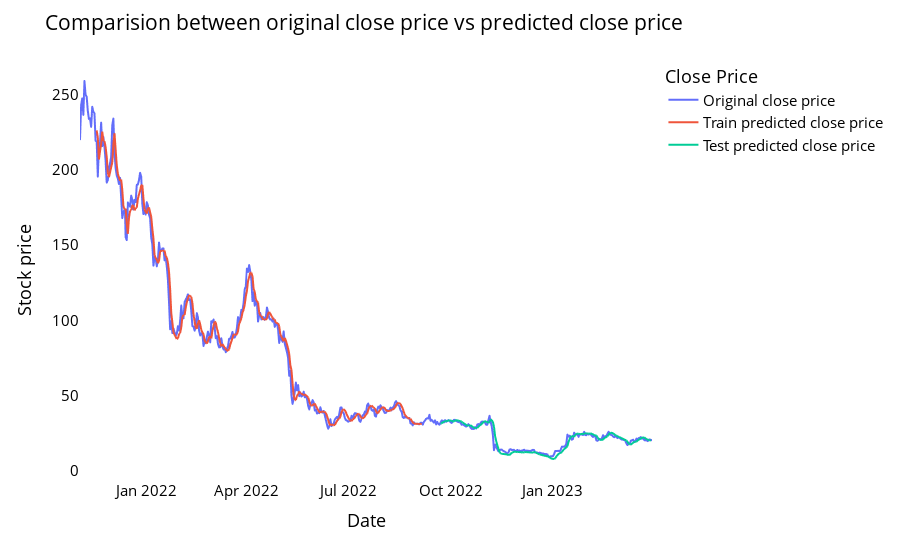

Here is the notebook cell this chart was saved with:
### Code cell
# shift train predictions for plotting

look_back=time_step
trainPredictPlot = np.empty_like(closedf)
trainPredictPlot[:, :] = np.nan
trainPredictPlot[look_back:len(train_predict)+look_back, :] = train_predict
print("Train predicted data: ", trainPredictPlot.shape)

# shift test predictions for plotting
testPredictPlot = np.empty_like(closedf)
testPredictPlot[:, :] = np.nan
testPredictPlot[len(train_predict)+(look_back*2)+1:len(closedf)-1, :] = test_predict
print("Test predicted data: ", testPredictPlot.shape)

names = cycle(['Original close price','Train predicted close price','Test predicted close price'])


plotdf = pd.DataFrame({'date': close_stock['Date'],
                       'original_close': close_stock['Close'],
                      'train_predicted_close': trainPredictPlot.reshape(1,-1)[0].tolist(),
                      'test_predicted_close': testPredictPlot.reshape(1,-1)[0].tolist()})

fig = px.line(plotdf,x=plotdf['date'], y=[plotdf['original_close'],plotdf['train_predicted_close'],
                                          plotdf['test_predicted_close']],
              labels={'value':'Stock price','date': 'Date'})
fig.update_layout(title_text='Comparision between original close price vs predicted close price',
                  plot_bgcolor='white', font_size=15, font_color='black', legend_title_text='Close Price')
fig.for_each_trace(lambda t:  t.update(name = next(names)))

fig.update_xaxes(showgrid=False)
fig.update_yaxes(showgrid=False)
fig.show()

### Figure 1 — Plotly figure (JSON) as saved in the notebook; plotly's stock layout.template omitted (floating-point values rounded to 4 significant figures; data arrays with more than 128 entries replaced by an {"elided": "..."} marker saying what was removed)
{"data": [{"hovertemplate": "variable=original_close<br>Date=%{x}<br>Stock price=%{y}<extra></extra>", "legendgroup": "original_close", "line": {"color": "#636efa", "dash": "solid"}, "marker": {"symbol": "circle"}, "mode": "lines", "name": "Original close price", "showlegend": true, "type": "scattergl", "x": {"elided": "515 str values"}, "xaxis": "x", "y": {"elided": "515 float values"}, "yaxis": "y"}, {"hovertemplate": "variable=train_predicted_close<br>Date=%{x}<br>Stock price=%{y}<extra></extra>", "legendgroup": "train_predicted_close", "line": {"color": "#EF553B", "dash": "solid"}, "marker": {"symbol": "circle"}, "mode": "lines", "name": "Train predicted close price", "showlegend": true, "type": "scattergl", "x": {"elided": "515 str values"}, "xaxis": "x", "y": {"elided": "515 float values"}, "yaxis": "y"}, {"hovertemplate": "variable=test_predicted_close<br>Date=%{x}<br>Stock price=%{y}<extra></extra>", "legendgroup": "test_predicted_close", "line": {"color": "#00cc96", "dash": "solid"}, "marker": {"symbol": "circle"}, "mode": "lines", "name": "Test predicted close price", "showlegend": true, "type": "scattergl", "x": {"elided": "515 str values"}, "xaxis": "x", "y": {"elided": "515 float values"}, "yaxis": "y"}], "layout": {"font": {"color": "black", "size": 15}, "legend": {"title": {"text": "Close Price"}, "tracegroupgap": 0}, "margin": {"t": 60}, "plot_bgcolor": "white", "title": {"text": "Comparision between original close price vs predicted close price"}, "xaxis": {"anchor": "y", "domain": [0, 1], "showgrid": false, "title": {"text": "Date"}}, "yaxis": {"anchor": "x", "domain": [0, 1], "showgrid": false, "title": {"text": "Stock price"}}}}
